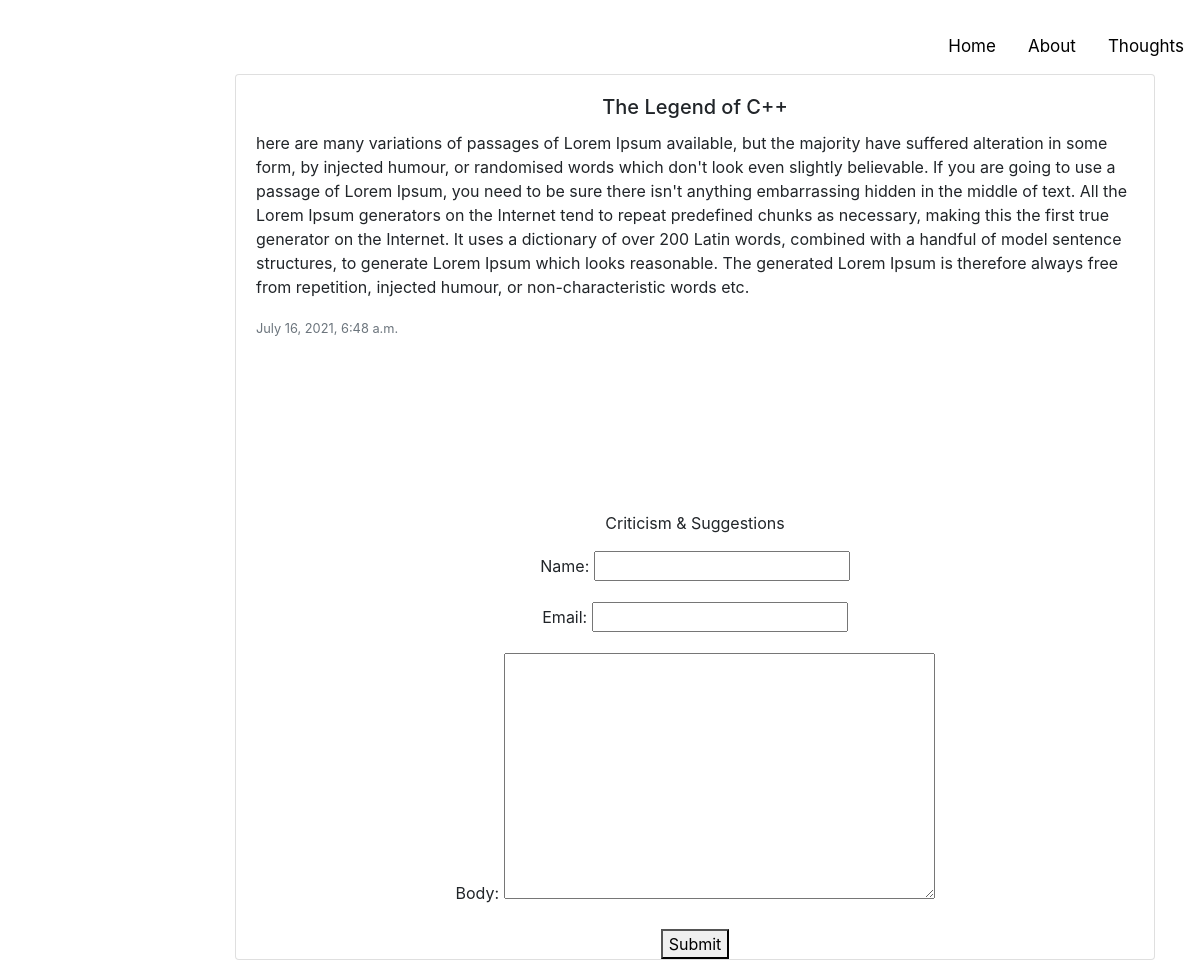
Page /thoughts/thought/the-legend-of-c/ on the committed database.
### blog/models.py (models this page shows, shortened)
class Post(models.Model):
    title = models.CharField(max_length=100)
    intro=models.TextField(null=True, blank=True)
    body=RichTextField(null=True, blank=True)
    date_added=models.DateTimeField(auto_now_add=True)
    slug=models.SlugField(null=True, blank=True)
    category = models.ForeignKey(Category, on_delete=models.CASCADE, null=True)
    image = models.ImageField(null=True, blank=True)
    def image_tag(self):
        return mark_safe('<img src="{}" width=100 />'.format(self.image.url))
    image_tag.short_description = 'image'
    image_tag.allow_tags = True
    @property
    def imageURL(self):
        try:
            url = self.image.url
        except:
            url = ''
        return url
    class Meta:
        ordering = ['-date_added']

### blog/views.py (the view)
# urls.py: path('thoughts/thought/<slug:slug>/', thought, name='thought'),
def thought(request, slug):
    thought=Post.objects.get(slug=slug)
    if request.method=='POST':
        form = CommentForm(request.POST)
        if form.is_valid():
            comment = form.save(commit=False)
            comment.post = thought
            comment.save()
            return redirect('thought', slug=thought.slug)
    else:
        form=CommentForm()
    return render(request, 'thought.html', {'thoughts':thought,'form':form})

### blog/forms.py
class CommentForm(forms.ModelForm):
    class Meta:
        model = Comment
        fields = ['name', 'email', 'body']

### blog/templates/thought.html (shortened to what this page needs)
{% extends 'index.html' %}
{% load static %}
{% block content %}
    <div class="container">
        <div class="row">
        <div class="col">
        </div>
        <div class="col-10">
            <div class="card mb-3">
                <div class="card-body">
                <h5 class="card-title"><center>{{thoughts.title}}</center></h5>
                <p class="card-text">
                    {{thoughts.body | safe}}
                </p>
                <p class="card-text"><small class="text-muted">{{thoughts.date_added}}</small></p>
                </div>
                <link href="https://maxcdn.bootstrapcdn.com/font-awesome/4.3.0/css/font-awesome.min.css" rel="stylesheet">
                <div class="container">
                    <div class="be-comment-block">
                                </div>
                            </div>
                        <center>
                            <div class="notification">
                                <p>Criticism & Suggestions</p>
                            </div>
                        <form method="post" action=".">
                            {{ form.as_p }}
                            <div class="field">
                                <div class="control">
                                    <button class="button is-success">Submit</button>
                                </div>
                            </div>
                        </form>
                    </center>
                    </div>
                </div>
            </div>
        </div>
{% endblock %}

### static/css/style.css (style rules this page uses)
body { margin-top:20px; background-color:#ffffff; }
.be-comment-block { margin-bottom: 50px !important; border: 1px solid #edeff2; border-radius: 2px; padding: 50px 70px; border:1px solid #ffffff; }

### rows in the picture
Post: title "The Legend of C++", body "here are many variations of passages of Lorem Ipsum available, but the majority have suffered alteration in some form, by injected humour, or randomised words which don't look even slightly believable. If you are going to use a passage of Lorem Ipsum, you need to be sure there isn't anything embarrassing hidden in the middle of text. All the Lorem Ipsum generators on the Internet tend to repeat predefined chunks as necessary, making this the first true generator on the Internet. It uses a dictionary of over 200 Latin words, combined with a handful of model sentence structures, to generate Lorem Ipsum which looks reasonable. The generated Lorem Ipsum is therefore always free from repetition,…", date_added "July 16, 2021, 6:48 a.m."
